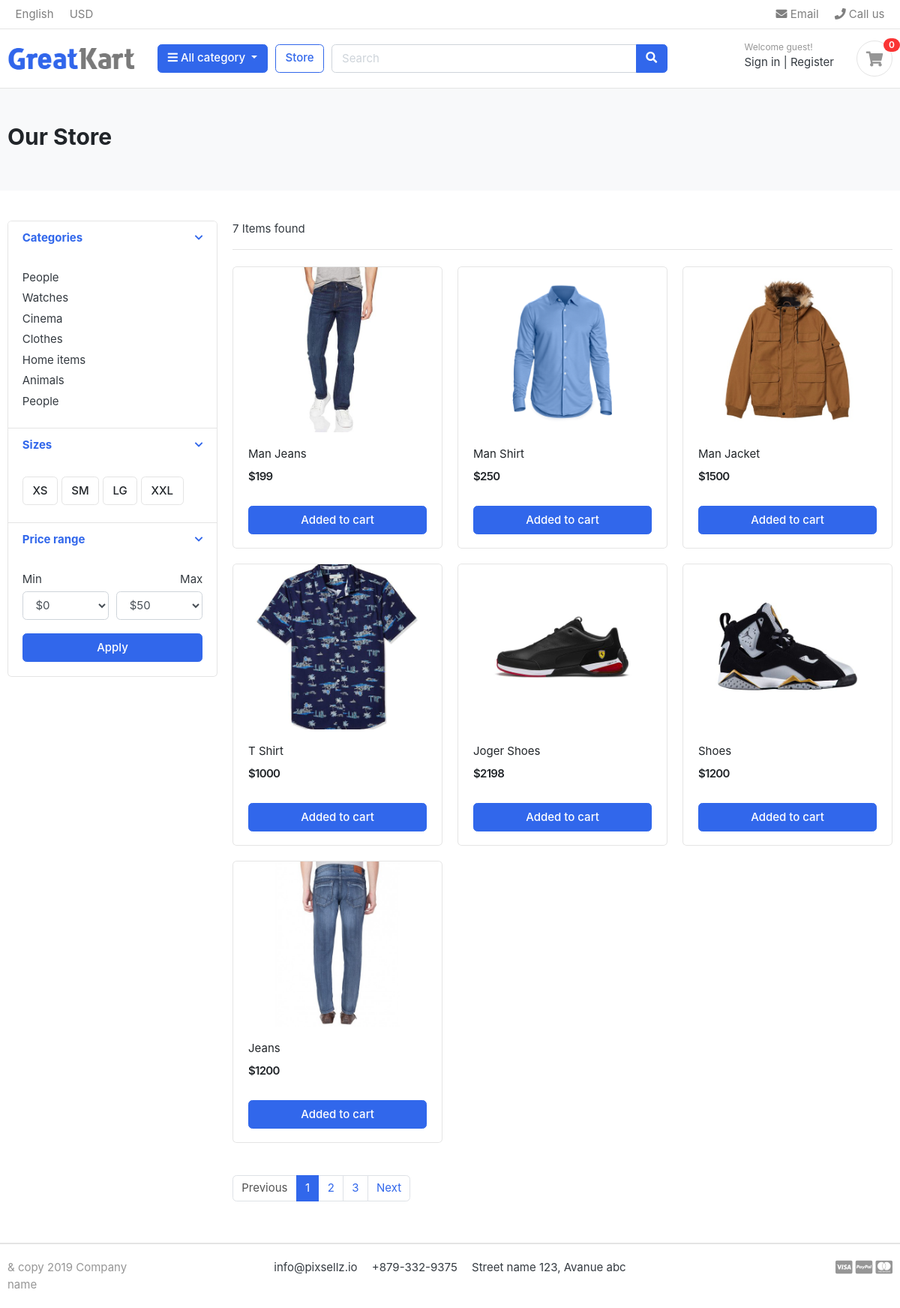
The page /store/ on the database as committed earlier.
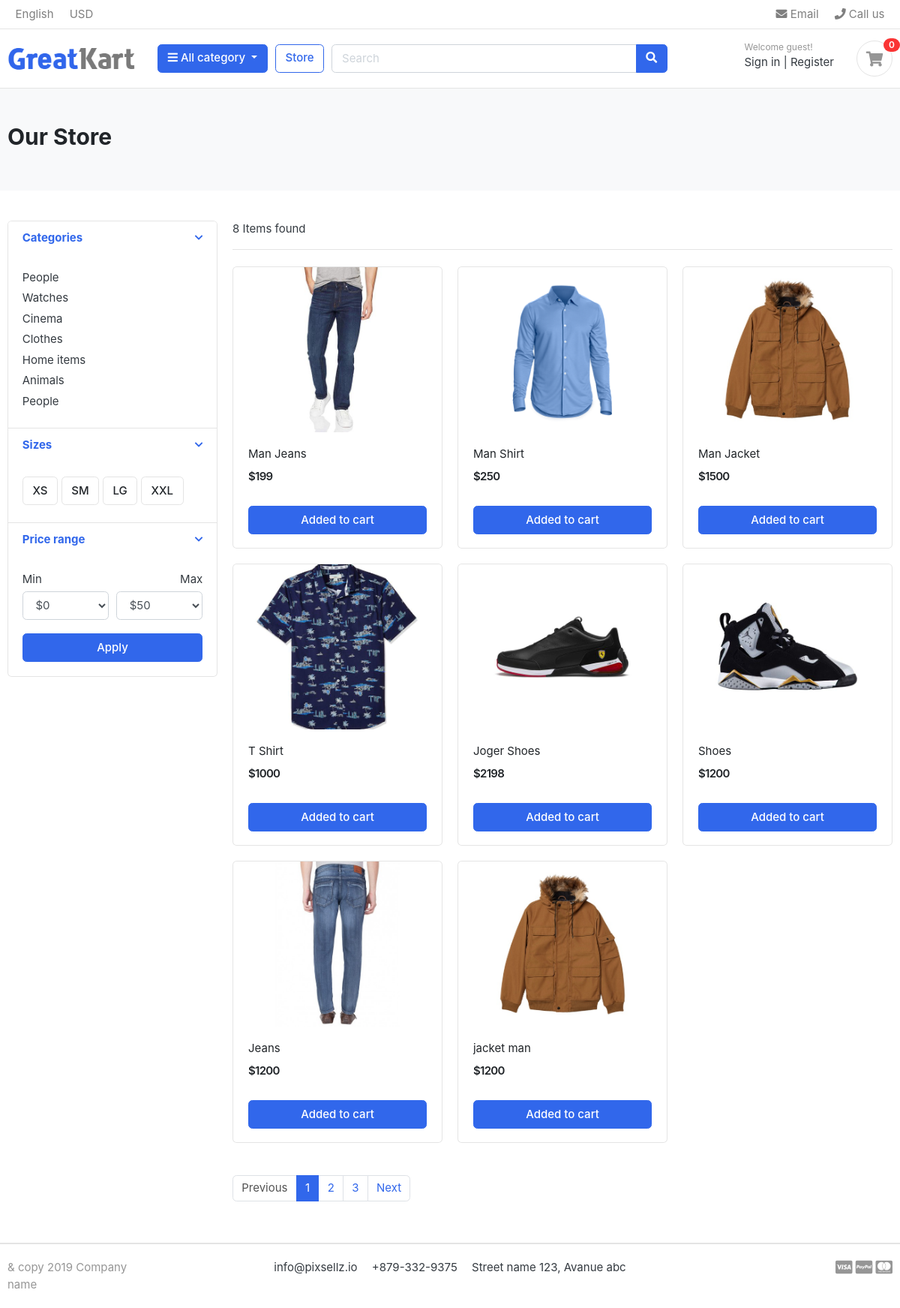
The same page on the database as committed later.
### store/models.py (models this page shows, shortened)
class Product(models.Model):
    Product_name    = models.CharField(max_length=50, unique=True)
    Slug            = models.SlugField(max_length=50, unique=True)
    Description     = models.TextField()
    Price           = models.IntegerField()
    Image           = models.ImageField(upload_to='product/images')
    Stock           = models.IntegerField()
    is_available    = models.BooleanField(default=True)
    category        = models.ForeignKey(Categorie, on_delete=models.CASCADE)
    Created_date    = models.DateTimeField(auto_now_add=True)
    Modified_date   = models.DateTimeField(auto_now=True)

### store/views.py (the view)
# urls.py: path('', views.Store, name='store'),
def Store(request, category_slug=None):
    categories = None
    product = None
    if category_slug != None:
        categories = get_object_or_404(Categorie, slug = category_slug)
        product = Product.objects.filter(category=categories, is_available=True)
        product_count = product.count()
    else:
        product = Product.objects.all().filter(is_available=True)
        product_count = product.count()
    context ={
        'products':product,
        'prouduct_count': product_count
    }
    return render(request, 'store.html', context)

### category/context_processor.py (called while the page is built)
def get_links(request):
    links = Categorie.objects.all()
    return dict(link=links)

### templates/store.html (shortened to what this page needs)
{% extends "base.html" %}
{% load static %}
{% block content %}
<section class="section-pagetop bg">
<div class="container">
	<h2 class="title-page">Our Store</h2>
</div>
</section>
<section class="section-content padding-y">
<div class="container">
<div class="row">
	<aside class="col-md-3">
<div class="card">
	<article class="filter-group">
		<header class="card-header">
			<a href="#" data-toggle="collapse" data-target="#collapse_1" aria-expanded="true" class="">
				<i class="icon-control fa fa-chevron-down"></i>
				<h6 class="title">Categories</h6>
			</a>
		</header>
		<div class="filter-content collapse show" id="collapse_1" style="">
			<div class="card-body">
				<ul class="list-menu">
				<li><a href="#">People  </a></li>
				<li><a href="#">Watches </a></li>
				<li><a href="#">Cinema  </a></li>
				<li><a href="#">Clothes  </a></li>
				<li><a href="#">Home items </a></li>
				<li><a href="#">Animals</a></li>
				<li><a href="#">People </a></li>
				</ul>
			</div>
		</div>
	</article>
	<article class="filter-group">
		<header class="card-header">
			<a href="#" data-toggle="collapse" data-target="#collapse_4" aria-expanded="true" class="">
				<i class="icon-control fa fa-chevron-down"></i>
				<h6 class="title">Sizes </h6>
			</a>
		</header>
		<div class="filter-content collapse show" id="collapse_4" style="">
			<div class="card-body">
			  <label class="checkbox-btn">
			    <span class="btn btn-light"> XS </span>
			  </label>
			  <label class="checkbox-btn">
			    <span class="btn btn-light"> SM </span>
			  </label>
			  <label class="checkbox-btn">
			    <span class="btn btn-light"> LG </span>
			  </label>
			  <label class="checkbox-btn">
			    <span class="btn btn-light"> XXL </span>
			  </label>
		</div>
		</div>
	</article>
	<article class="filter-group">
		<header class="card-header">
			<a href="#" data-toggle="collapse" data-target="#collapse_3" aria-expanded="true" class="">
				<i class="icon-control fa fa-chevron-down"></i>
				<h6 class="title">Price range </h6>
			</a>
		</header>
		<div class="filter-content collapse show" id="collapse_3" style="">
			<div class="card-body">
				<div class="form-row">
				<div class="form-group col-md-6">
				  <label>Min</label>
				  	<select class="mr-2 form-control">
						<option value="0">$0</option>
					</select>
				</div>
				<div class="form-group text-right col-md-6">
				  <label>Max</label>
				  	<select class="mr-2 form-control">
						<option value="50">$50</option>
					</select>
				</div>
				</div>
				<button class="btn btn-block btn-primary">Apply</button>
			</div>
		</div>
	</article>
</div>
	</aside>
	<main class="col-md-9">
<header class="border-bottom mb-4 pb-3">
		<div class="form-inline">
			<span class="mr-md-auto">{{prouduct_count}} Items found </span>
		</div>
</header>
<div class="row">
	{% for product in products %}
	<div class="col-md-4">
		<figure class="card card-product-grid">
			<div class="img-wrap">
				<img src="{{product.Image.url}}">
			</div>
			<figcaption class="info-wrap">
				<div class="fix-height">
					<a href="./product-detail.html" class="title">{{product.Product_name}}</a>
					<div class="price-wrap mt-2">
						<span class="price">${{product.Price}}</span>
					</div>
				</div>
				<a href="#" class="btn btn-block btn-primary">Added to cart </a>
			</figcaption>
		</figure>
	</div>
	{% endfor %}
</div>
<nav class="mt-4" aria-label="Page navigation sample">
  <ul class="pagination">
    <li class="page-item disabled"><a class="page-link" href="#">Previous</a></li>
    <li class="page-item active"><a class="page-link" href="#">1</a></li>
    <li class="page-item"><a class="page-link" href="#">2</a></li>
    <li class="page-item"><a class="page-link" href="#">3</a></li>
    <li class="page-item"><a class="page-link" href="#">Next</a></li>
  </ul>
</nav>
	</main>
</div>
</div>
</section>
{% endblock content %}

Rows that differ between the two databases and show on the page:
added Product: Image (picture), Product_name "jacket man", Price "1200"
Other text that changed with them:
{{ prouduct_count }}: "7" → "8"
